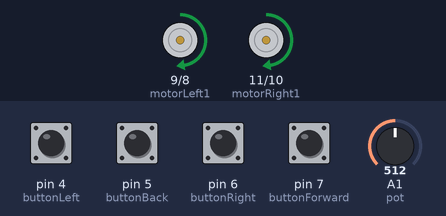
Recording of a sketch running on a simulated Arduino Uno, built with avr-gcc and run on an emulated ATmega328P. Shown: motor-driver pin pairs drawn as motors (green arrow = first pin HIGH = forward, orange = second pin HIGH = backward, longer = more drive). Inputs (shaded band) come from the test bench; at power-on: pin 4 (buttonLeft), pin 5 (buttonBack), pin 6 (buttonRight), pin 7 (buttonForward) LOW, A1 (pot) = 512.

Above: at 1.8 s.
1.9 s: A1 (pot) set to 716
At 3.2 s:
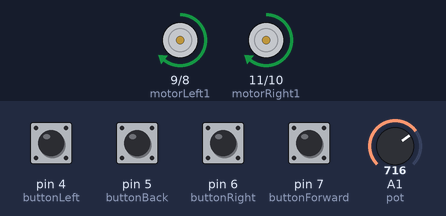
3.5 s: pin 4 (buttonLeft) pulled HIGH for 1.2 s
At 4.8 s:
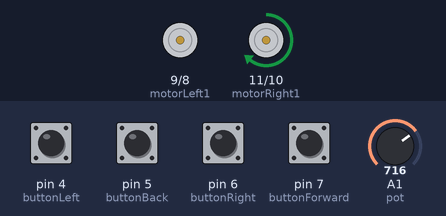
6.5 s: pin 5 (buttonBack) pulled HIGH for 1.2 s
At 7.9 s:
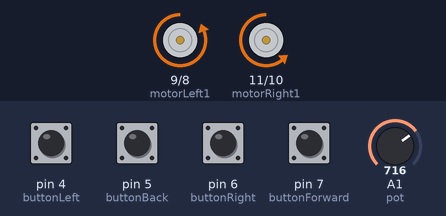
9.5 s: pin 6 (buttonRight) pulled HIGH for 1.2 s
At 10.7 s:
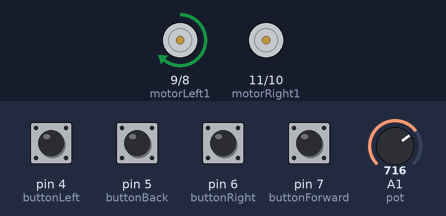
13.0 s: A1 (pot) set to 900
At 14.6 s:
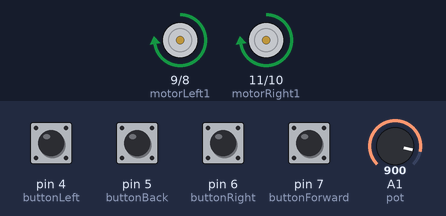
15.0 s: pin 4 (buttonLeft) pulled HIGH for 1.2 s
At 16.2 s:
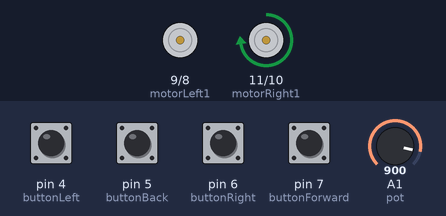
Timing chart, 0 to 18.0 s (numbered marks = the images above; inputs shaded):
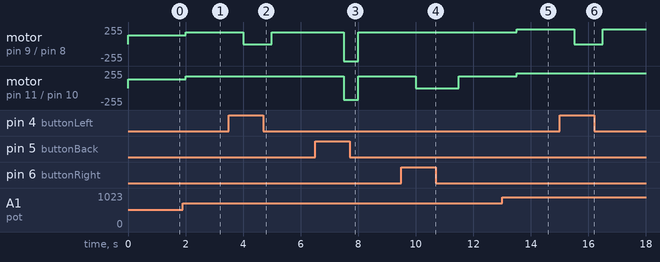

The sketch:

ardunioMotorControl.ino
```cpp
#define motorRight1  11
#define motorRight2  10
#define pot A1
//#define motorRightEnable  13
#define motorLeft1  9
#define motorLeft2  8
//#define motorLeftEnable  12
#define buttonForward  7
#define buttonRight  6
#define buttonBack  5
#define buttonLeft  4
int motorSpeed;
void setup() {
  pinMode(motorRight1,OUTPUT);
  pinMode(motorRight2,OUTPUT);
  pinMode(motorLeft1,OUTPUT);
  pinMode(motorLeft2,OUTPUT);
}

void loop() {
  motorSpeed = analogRead(pot) /4;
  if(digitalRead(buttonForward)){
  goForward();
  delay(500);
}

else if(digitalRead(buttonRight)){
  goRight();
  delay(1000);

}
else if(digitalRead(buttonBack))  {

  delay(500);
    goBack();

}
else if(digitalRead(buttonLeft)){

  goLeft();
  delay(500);
  }
  else{

    goForward();
    delay(500);
  }
}

void goBack(){

  analogWrite(motorRight1,0);
  analogWrite(motorRight2,motorSpeed);
  //digitalWrite(motorRightEnable,HIGH);


  analogWrite(motorLeft1,0);
  analogWrite(motorLeft2,motorSpeed);
  //digitalWrite(motorLeftEnable,HIGH);
delay(500);
}
void goForward(){

 analogWrite(motorRight1,motorSpeed);
 analogWrite(motorRight2,0);
// digitalWrite(motorRightEnable,motorSpeed);


  analogWrite(motorLeft1,motorSpeed);
  analogWrite(motorLeft2,0);
 // digitalWrite(motorLeftEnable,motorSpeed);
delay(500);
}
void goRight(){
  analogWrite(motorRight1,0);
  analogWrite(motorRight2,0);
  //digitalWrite(motorRightEnable,HIGH);


  analogWrite(motorLeft1,motorSpeed);
  analogWrite(motorLeft2,0);
//  digitalWrite(motorLeftEnable,HIGH);
delay(500);
}
void goLeft(){
  analogWrite(motorRight1,motorSpeed);
  analogWrite(motorRight2,0);
//  digitalWrite(motorRightEnable,HIGH);


  analogWrite(motorLeft1,0);
  analogWrite(motorLeft2,0);
  //digitalWrite(motorLeftEnable,HIGH);
delay(500);
}
```

Measured:
- after the input at 1.9 s, motor on pin 9 (motorLeft1) / pin 8 (motorLeft2), motor on pin 11 (motorRight1) / pin 10 (motorRight2): forward 128/255 → forward 179/255 after 0.10 s
- after the input at 3.5 s, motor on pin 9 (motorLeft1) / pin 8 (motorLeft2): forward 179/255 → stopped after 0.50 s, → forward 179/255 1.0 s later
- after the input at 6.5 s, motor on pin 9 (motorLeft1) / pin 8 (motorLeft2): forward 179/255 → backward 255/255 after 1.0 s, → forward 179/255 0.50 s later; motor on pin 11 (motorRight1) / pin 10 (motorRight2): forward 179/255 → backward 179/255 after 1.0 s, → forward 179/255 0.50 s later
- after the input at 9.5 s, motor on pin 11 (motorRight1) / pin 10 (motorRight2): forward 179/255 → stopped after 0.50 s, → forward 179/255 1.5 s later
- after the input at 13.0 s, motor on pin 9 (motorLeft1) / pin 8 (motorLeft2), motor on pin 11 (motorRight1) / pin 10 (motorRight2): forward 179/255 → forward 225/255 after 0.50 s
- after the input at 15.0 s, motor on pin 9 (motorLeft1) / pin 8 (motorLeft2): forward 225/255 → stopped after 0.50 s, → forward 225/255 1.0 s later
